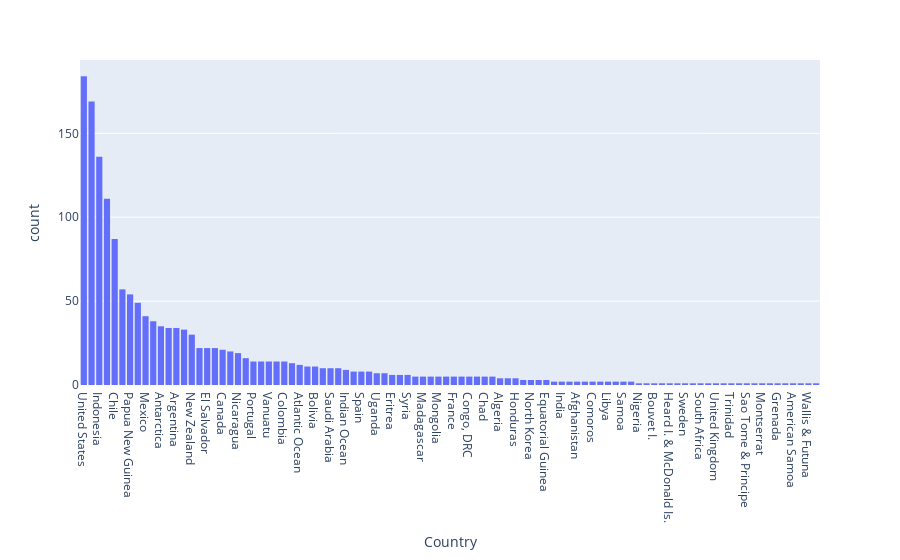

The notebook cell saved with this chart:
### Code cell
fig = px.histogram(df, x="Country").update_xaxes(categoryorder="total descending")
fig.show()

### Figure 1 — Plotly figure (JSON) as saved in the notebook; plotly's stock layout.template omitted (floating-point values rounded to 4 significant figures; data arrays with more than 128 entries replaced by an {"elided": "..."} marker saying what was removed)
{"data": [{"alignmentgroup": "True", "bingroup": "x", "hovertemplate": "Country=%{x}<br>count=%{y}<extra></extra>", "legendgroup": "", "marker": {"color": "#636efa", "pattern": {"shape": ""}}, "name": "", "offsetgroup": "", "orientation": "v", "showlegend": false, "type": "histogram", "x": {"elided": "1571 str values"}, "xaxis": "x", "yaxis": "y"}], "layout": {"barmode": "relative", "legend": {"tracegroupgap": 0}, "margin": {"t": 60}, "xaxis": {"anchor": "y", "categoryorder": "total descending", "domain": [0, 1], "title": {"text": "Country"}}, "yaxis": {"anchor": "x", "domain": [0, 1], "title": {"text": "count"}}}}
